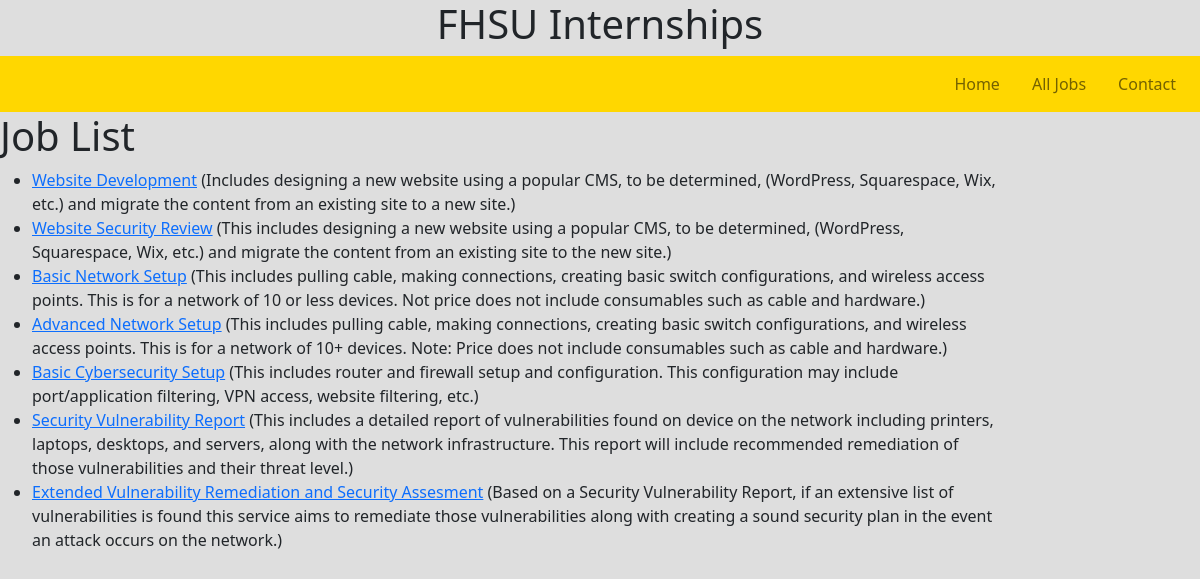
Page /services/job/ on the committed database.
### services/models.py (models this page shows, shortened)
class Job(models.Model):
    title = models.CharField(max_length=200)
    description = models.TextField(max_length=1000, help_text='Enter a brief description of the job')
    def get_absolute_url(self):
        return reverse('job-detail', args=[str(self.id)])

### services/views.py (the view)
# urls.py: path('job/', views.JobListView.as_view(), name='jobs'),
class JobListView(generic.ListView):
    model = Job

### services/templates/services/job_list.html
{% extends "base.html" %}
{% block content %}
  <h1>Job List</h1>
  {% if job_list %}
  <ul>
    {% for job in job_list %}
      <li>
        <a href="{{ job.get_absolute_url }}">{{job.title}}</a> ({{job.description}})
      <br>
      </li>
    {% endfor %}
  </ul>
  {% else %}
    <p>There are no jobs available</p>
  {% endif %}
{% endblock %}

### services/static/css/styles.css (style rules this page uses)
body { padding: 0; margin: 0; background: #f2f6e9; }

### rows in the picture
Job: title "Website Development", description "Includes designing a new website using a popular CMS, to be determined, (WordPress, Squarespace, Wix, etc.) and migrate the content from an existing site to a new site."
Job: title "Website Security Review", description "This includes designing a new website using a popular CMS, to be determined, (WordPress, Squarespace, Wix, etc.) and migrate the content from an existing site to the new site."
Job: title "Basic Network Setup", description "This includes pulling cable, making connections, creating basic switch configurations, and wireless access points. This is for a network of 10 or less devices. Not price does not include consumables such as cable and hardware."
Job: title "Advanced Network Setup", description "This includes pulling cable, making connections, creating basic switch configurations, and wireless access points. This is for a network of 10+ devices. Note: Price does not include consumables such as cable and hardware."
Job: title "Basic Cybersecurity Setup", description "This includes router and firewall setup and configuration. This configuration may include port/application filtering, VPN access, website filtering, etc."
Job: title "Security Vulnerability Report", description "This includes a detailed report of vulnerabilities found on device on the network including printers, laptops, desktops, and servers, along with the network infrastructure. This report will include recommended remediation of those vulnerabilities and their threat level."
Job: title "Extended Vulnerability Remediation and Security Assesment", description "Based on a Security Vulnerability Report, if an extensive list of vulnerabilities is found this service aims to remediate those vulnerabilities along with creating a sound security plan in the event an attack occurs on the network."
